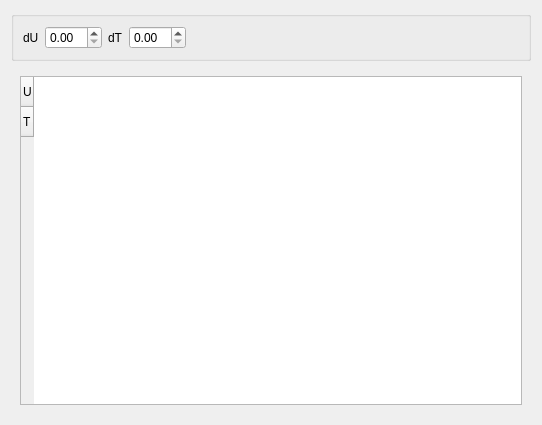
<?xml version="1.0" encoding="UTF-8"?>
<ui version="4.0">
 <class>ZrmCellView</class>
 <widget class="QWidget" name="ZrmCellView">
  <property name="geometry">
   <rect>
    <x>0</x>
    <y>0</y>
    <width>542</width>
    <height>425</height>
   </rect>
  </property>
  <property name="windowTitle">
   <string>Form</string>
  </property>
  <layout class="QVBoxLayout" name="verticalLayout">
   <property name="sizeConstraint">
    <enum>QLayout::SetMinimumSize</enum>
   </property>
   <item>
    <widget class="QGroupBox" name="groupBox">
     <property name="sizePolicy">
      <sizepolicy hsizetype="Preferred" vsizetype="Maximum">
       <horstretch>0</horstretch>
       <verstretch>0</verstretch>
      </sizepolicy>
     </property>
     <property name="title">
      <string/>
     </property>
     <layout class="QHBoxLayout" name="horizontalLayout">
      <item>
       <widget class="QLabel" name="label">
        <property name="text">
         <string>dU</string>
        </property>
       </widget>
      </item>
      <item>
       <widget class="QDoubleSpinBox" name="cell_dU"/>
      </item>
      <item>
       <widget class="QLabel" name="label_2">
        <property name="text">
         <string>dT</string>
        </property>
       </widget>
      </item>
      <item>
       <widget class="QDoubleSpinBox" name="cell_dT"/>
      </item>
      <item>
       <spacer name="horizontalSpacer">
        <property name="orientation">
         <enum>Qt::Horizontal</enum>
        </property>
        <property name="sizeHint" stdset="0">
         <size>
          <width>346</width>
          <height>20</height>
         </size>
        </property>
       </spacer>
      </item>
     </layout>
    </widget>
   </item>
   <item>
    <widget class="QStackedWidget" name="stackedWidget">
     <property name="currentIndex">
      <number>0</number>
     </property>
     <widget class="QWidget" name="table_page">
      <layout class="QVBoxLayout" name="verticalLayout_2">
       <item>
        <widget class="QTableWidget" name="cell_table">
         <property name="sizePolicy">
          <sizepolicy hsizetype="Expanding" vsizetype="Expanding">
           <horstretch>0</horstretch>
           <verstretch>0</verstretch>
          </sizepolicy>
         </property>
         <property name="editTriggers">
          <set>QAbstractItemView::NoEditTriggers</set>
         </property>
         <property name="dragDropOverwriteMode">
          <bool>false</bool>
         </property>
         <property name="wordWrap">
          <bool>false</bool>
         </property>
         <property name="rowCount">
          <number>2</number>
         </property>
         <property name="columnCount">
          <number>0</number>
         </property>
         <attribute name="horizontalHeaderVisible">
          <bool>true</bool>
         </attribute>
         <attribute name="horizontalHeaderCascadingSectionResizes">
          <bool>false</bool>
         </attribute>
         <attribute name="horizontalHeaderDefaultSectionSize">
          <number>60</number>
         </attribute>
         <attribute name="horizontalHeaderHighlightSections">
          <bool>true</bool>
         </attribute>
         <attribute name="horizontalHeaderMinimumSectionSize">
          <number>60</number>
         </attribute>
         <attribute name="horizontalHeaderShowSortIndicator" stdset="0">
          <bool>true</bool>
         </attribute>
         <attribute name="verticalHeaderShowSortIndicator" stdset="0">
          <bool>false</bool>
         </attribute>
         <row>
          <property name="text">
           <string>U</string>
          </property>
         </row>
         <row>
          <property name="text">
           <string>T</string>
          </property>
         </row>
        </widget>
       </item>
      </layout>
     </widget>
    </widget>
   </item>
  </layout>
 </widget>
 <resources/>
 <connections/>
</ui>
